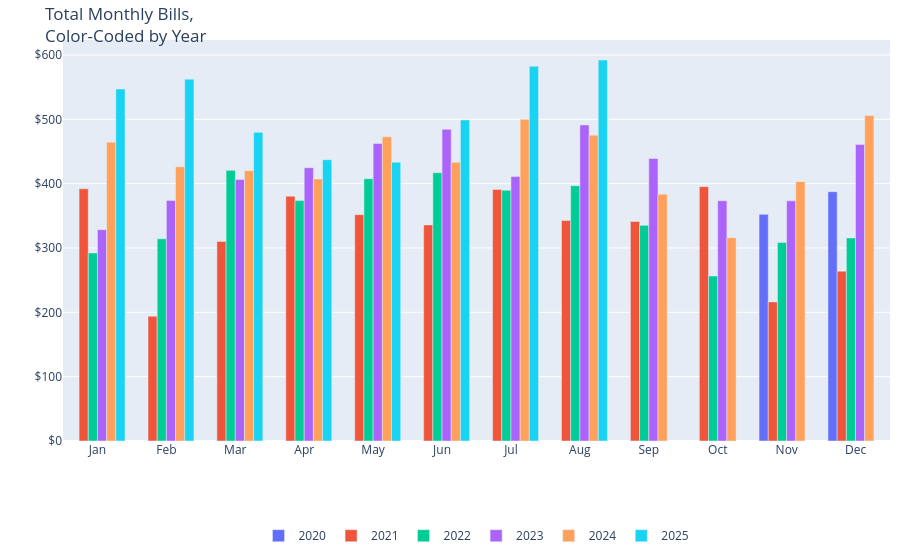

Notebook source saved alongside this figure:
### Code cell
# convert to Plotly format
monthly_amount_pivot = monthly_amount_pivot.reset_index()

# create traces, one for each year
traces = []
for year in monthly_amount_pivot.columns[1:]:
    traces.append(
        go.Bar(
            x=monthly_amount_pivot["Month"],
            y=monthly_amount_pivot[year],
            name=str(year),
            hovertemplate="Month: %{x}<br>Amount: $%{y:.2f}<br>Year: " + str(year),
        )
    )

# create fig
fig = go.Figure(data=traces)

# update layout
fig.update_layout(
    barmode="group",
    title="Total Monthly Bills,<br>Color-Coded by Year",
    xaxis=dict(
        tickmode="array",
        tickvals=list(range(1, 13)),
        ticktext=[
            "Jan",
            "Feb",
            "Mar",
            "Apr",
            "May",
            "Jun",
            "Jul",
            "Aug",
            "Sep",
            "Oct",
            "Nov",
            "Dec",
        ],
        title="Month",
    ),
    yaxis=dict(title="Amount ($)"),
    legend_title_text="",
)

# format for mobile
fig.update_layout(
    xaxis=dict(title=""),
    yaxis=dict(
        title="",
        tickprefix="$",
    ),
    margin=dict(
        t=40,
        b=30,
        l=10,
        r=10,
    ),
    legend=dict(
        orientation="h",
        x=0.5,
        xanchor="center",
        y=-0.2,
    ),
)

# plot
fig.show()

### Figure 1 — Plotly figure (JSON) as saved in the notebook; plotly's stock layout.template omitted (floating-point values rounded to 4 significant figures)
{"data": [{"hovertemplate": "Month: %{x}<br>Amount: $%{y:.2f}<br>Year: 2020", "name": "2020", "type": "bar", "x": [1, 2, 3, 4, 5, 6, 7, 8, 9, 10, 11, 12], "y": [null, null, null, null, null, null, null, null, null, null, 352.3, 387.5]}, {"hovertemplate": "Month: %{x}<br>Amount: $%{y:.2f}<br>Year: 2021", "name": "2021", "type": "bar", "x": [1, 2, 3, 4, 5, 6, 7, 8, 9, 10, 11, 12], "y": [392, 194, 310.2, 380.5, 351.7, 335.9, 390.9, 342.8, 341.2, 395.4, 216.2, 264.0]}, {"hovertemplate": "Month: %{x}<br>Amount: $%{y:.2f}<br>Year: 2022", "name": "2022", "type": "bar", "x": [1, 2, 3, 4, 5, 6, 7, 8, 9, 10, 11, 12], "y": [292.2, 314.3, 420.7, 373.7, 407.7, 417.0, 389.7, 396.8, 335.2, 256.5, 308.5, 315.6]}, {"hovertemplate": "Month: %{x}<br>Amount: $%{y:.2f}<br>Year: 2023", "name": "2023", "type": "bar", "x": [1, 2, 3, 4, 5, 6, 7, 8, 9, 10, 11, 12], "y": [328.5, 373.9, 406.6, 424.8, 462.4, 484.6, 411.2, 491.2, 439.1, 373.5, 373.3, 460.8]}, {"hovertemplate": "Month: %{x}<br>Amount: $%{y:.2f}<br>Year: 2024", "name": "2024", "type": "bar", "x": [1, 2, 3, 4, 5, 6, 7, 8, 9, 10, 11, 12], "y": [464.3, 426.2, 420.2, 407.3, 472.9, 433.2, 499.9, 475.4, 383.7, 315.9, 403.1, 505.8]}, {"hovertemplate": "Month: %{x}<br>Amount: $%{y:.2f}<br>Year: 2025", "name": "2025", "type": "bar", "x": [1, 2, 3, 4, 5, 6, 7, 8, 9, 10, 11, 12], "y": [547.2, 562.4, 479.7, 437.3, 433.3, 499.1, 582.5, 592.1, null, null, null, null]}], "layout": {"barmode": "group", "legend": {"orientation": "h", "title": {"text": ""}, "x": 0.5, "xanchor": "center", "y": -0.2}, "margin": {"b": 30, "l": 10, "r": 10, "t": 40}, "title": {"text": "Total Monthly Bills,<br>Color-Coded by Year"}, "xaxis": {"tickmode": "array", "ticktext": ["Jan", "Feb", "Mar", "Apr", "May", "Jun", "Jul", "Aug", "Sep", "Oct", "Nov", "Dec"], "tickvals": [1, 2, 3, 4, 5, 6, 7, 8, 9, 10, 11, 12], "title": {"text": ""}}, "yaxis": {"tickprefix": "$", "title": {"text": ""}}}}
